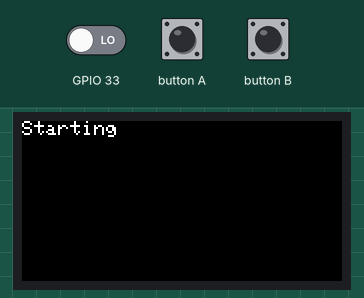
Recording of a sketch running on a simulated ESP32. On the bench: 160×80 colour display. The test bench sets the inputs (shaded band); at power-on: GPIO 33 LOW. USB keyboard and mouse output is not drawn; what the sketch prints to the serial monitor is not drawn.

Above: at 1.3 s.
1.4 s: GPIO 33 driven HIGH
At 1.58 s:
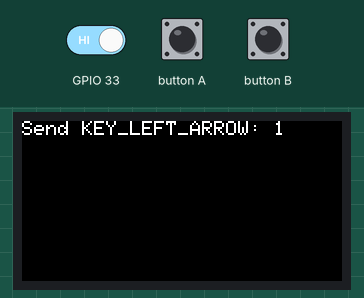
At 2.25 s:
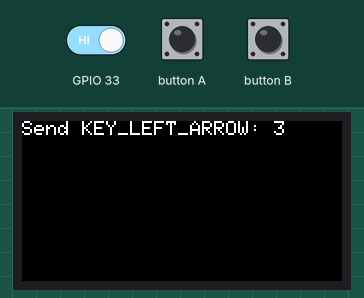
Timing chart, 0 to 4.4 s (numbered marks = the images above; inputs shaded):
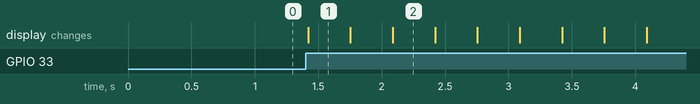

The sketch:

ringcon_C.ino
```cpp
#include <M5StickC.h>
#include <BleKeyboard.h>

BleKeyboard bleKeyboard;

int i = 1;

void setup() {
  M5.begin();
  M5.Axp.ScreenBreath(7);
  M5.Lcd.setRotation(3);
  M5.Lcd.fillScreen(TFT_BLACK);
  M5.Lcd.setTextSize(1);
  M5.Lcd.setTextColor(TFT_WHITE);
  M5.Lcd.setCursor(0, 0);
  M5.Lcd.println("Starting");
  Serial.begin(9600);
  bleKeyboard.begin();
  pinMode(33, INPUT);
}

void loop() {
  M5.update();
  if(bleKeyboard.isConnected()) {
//    if ( M5.BtnA.wasPressed() ){
//       M5.Lcd.fillScreen(TFT_BLACK);
//       M5.Lcd.setCursor(0, 0);
//       M5.Lcd.println("Send KEY_LEFT_ARROW from A");
//       bleKeyboard.press(KEY_LEFT_ARROW);
//       delay(30);
//       bleKeyboard.releaseAll();
//    }
    int d = digitalRead(33);
    Serial.println(d);
    if(d) {
      M5.Lcd.fillScreen(TFT_BLACK);
      M5.Lcd.setCursor(0, 0);
      bleKeyboard.press(KEY_LEFT_ARROW);
      M5.Lcd.print("Send KEY_LEFT_ARROW: ");
      M5.Lcd.println(i);
      i++;
      delay(10);
      bleKeyboard.releaseAll();
      delay(300);
    }
  }
  delay(10);
}
```

Measured:
- after the input at 1.4 s, the display: changes at once (image 1)
